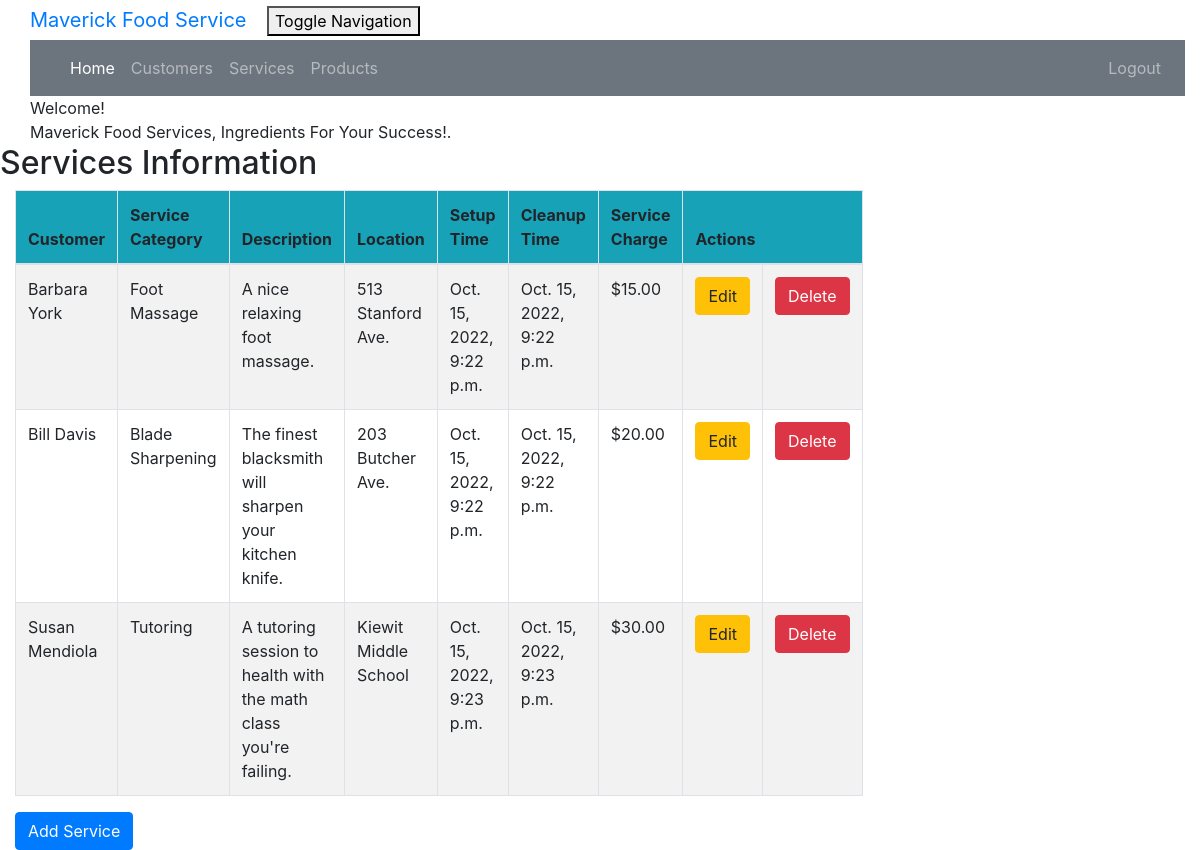
Screenshot of /service_list (signed in) with the database file from the repository.
### crm/models.py (models this page shows, shortened)
class Service(models.Model):
    cust_name = models.ForeignKey(Customer, on_delete=models.CASCADE, related_name='services')
    service_category = models.CharField(max_length=100)
    description = models.TextField()
    location = models.CharField(max_length=200)
    setup_time = models.DateTimeField(
        default=timezone.now)
    cleanup_time = models.DateTimeField(
        default=timezone.now)
    service_charge = models.DecimalField(max_digits=10, decimal_places=2)
    created_date = models.DateTimeField(
        default=timezone.now)
    updated_date = models.DateTimeField(auto_now_add=True)

class Customer(models.Model):
    cust_name = models.CharField(max_length=50)
    email = models.EmailField(max_length=100)
    phone = models.CharField(max_length=20)
    bldgroom = models.CharField(max_length=100)
    address = models.CharField(max_length=200)
    city = models.CharField(max_length=50)
    state = models.CharField(max_length=50)
    zipcode = models.CharField(max_length=10)
    organization = models.CharField(max_length=100)
    role = models.CharField(max_length=100)
    def __str__ (self):
        return self.cust_name

### crm/views.py (the view)
# urls.py: path('service_list', views.service_list, name='service_list'),
@login_required
def service_list(request):
    services = Service.objects.filter(created_date__lte=timezone.now())
    return render(request, 'crm/service_list.html', {'services': services})

### crm/Templates/crm/service_list.html (shortened to what this page needs)
<!DOCTYPE html>
{% extends 'crm/base.html' %}
{% block content %}
    {% load humanize %}
    <head>
    </head>
    <body class="bodylist">
    <div class="container">
        <div class="panel panel-primary">
            <div class="panel-heading">Welcome!</div>
            <div class="panel-body">
                Maverick Food Services, Ingredients For Your Success!.
            </div>
        </div>
    </div>
    <div class="row">
        <h2>Services Information</h2>
    </div>
    <div>
        <table class="table table-striped table-bordered table-hover w-auto">
            <thead>
            <tr class="bg-info">
                <th>Customer</th>
                <th>Service Category</th>
                <th>Description</th>
                <th>Location</th>
                <th>Setup Time</th>
                <th>Cleanup Time</th>
                <th>Service Charge</th>
                <th colspan="3">Actions</th>
            </tr>
            </thead>
            <tbody>
            {% for service in services %}
                <tr>
                    <td>{{ service.cust_name }}</td>
                    <td>{{ service.service_category }}</td>
                    <td>{{ service.description }}</td>
                    <td>{{ service.location }}</td>
                    <td>{{ service.setup_time }}</td>
                    <td>{{ service.cleanup_time }}</td>
                    <td>${{ service.service_charge|floatformat:2|intcomma }}</td>
                    <td><a href="{% url 'crm:service_edit' pk=service.pk %}"
                           class="btn btn-warning">Edit</a>
                    </td>
                    <td><a href="{% url 'crm:service_delete' pk=service.pk %}"
                           onclick="return confirm('Are you sure you want to delete?')"
                           class="btn btn-danger">Delete</a>
                    </td>
                </tr>
            {% endfor %}
            </tbody>
        </table>
    </div>
    <div>
        <a href="{% url 'crm:service_new' %}"><span
                class="btn btn-primary">Add Service</span></a>
    </div>
    </body>
{% endblock %}

### crm/Templates/crm/base.html (shortened to what this page needs)
<!DOCTYPE html>
{% load static %}
<html lang="en">
<link rel="stylesheet" href="https://cdn.jsdelivr.net/npm/bootstrap@4.6.1/dist/css/bootstrap.min.css">
<link rel="stylesheet" href="{% static "css/portfolio.css" %}">
<div class="container-fluid">
    <div class="navbar-header">
        <a class="navbar-brand" href="">
            Maverick Food Service
        </a>
        <button type="button" class="navbar-toggle" data-toggle="collapse"
                data-target="#myNavbar" aria-controls="myNavbar">
            Toggle Navigation
        </button>
    </div>
    <nav class="navbar navbar-expand-md bg-secondary navbar-dark" id="myNavbar">
        <ul class="navbar-nav mr-auto">
            <li class="nav-item active">
                <a class="nav-link" href="{% url 'crm:home' %}">Home</a>
            </li>
            <li class="nav-item">
                <a class="nav-link" href="{% url 'crm:customer_list' %}">Customers</a>
            </li>
            <li class="nav-item">
                <a class="nav-link" href="{% url 'crm:service_list' %}">Services</a>
            </li>
            <li class="nav-item">
                <a class="nav-link" href="{% url 'crm:product_list' %}">Products</a>
            </li>
        </ul>
        <ul class="nav navbar-nav ml-auto">
            {% if user.is_authenticated %}
                <li><a class="nav-link" href="{% url 'logout' %}">Logout</a>
                </li>
            {% else %}
                <li><a class="nav-link" href="{% url 'login' %}"><span class="glyphicon glyphicon-log-in"></span>Login</a>
                </li>
            {% endif %}
        </ul>
    </nav>
</div>
<body id="app-layout">
<div class="row">
    <div class="col-md-8">
        {% block content %}
        {% endblock %}
    </div>
</div>
</body>
</html>

### crm/static/css/portfolio.css (style rules this page uses)
body { padding-left: 15px; }

### rows the page displays
Service: cust_name "Barbara York", service_category "Foot Massage", description "A nice relaxing foot massage.", location "513 Stanford Ave.", setup_time "Oct. 15, 2022, 9:22 p.m.", cleanup_time "Oct. 15, 2022, 9:22 p.m.", service_charge "15.00"
Service: cust_name "Bill Davis", service_category "Blade Sharpening", description "The finest blacksmith will sharpen your kitchen knife.", location "203 Butcher Ave.", setup_time "Oct. 15, 2022, 9:22 p.m.", cleanup_time "Oct. 15, 2022, 9:22 p.m.", service_charge "20.00"
Service: cust_name "Susan Mendiola", service_category "Tutoring", description "A tutoring session to health with the math class you're failing.", location "Kiewit Middle School", setup_time "Oct. 15, 2022, 9:23 p.m.", cleanup_time "Oct. 15, 2022, 9:23 p.m.", service_charge "30.00"
